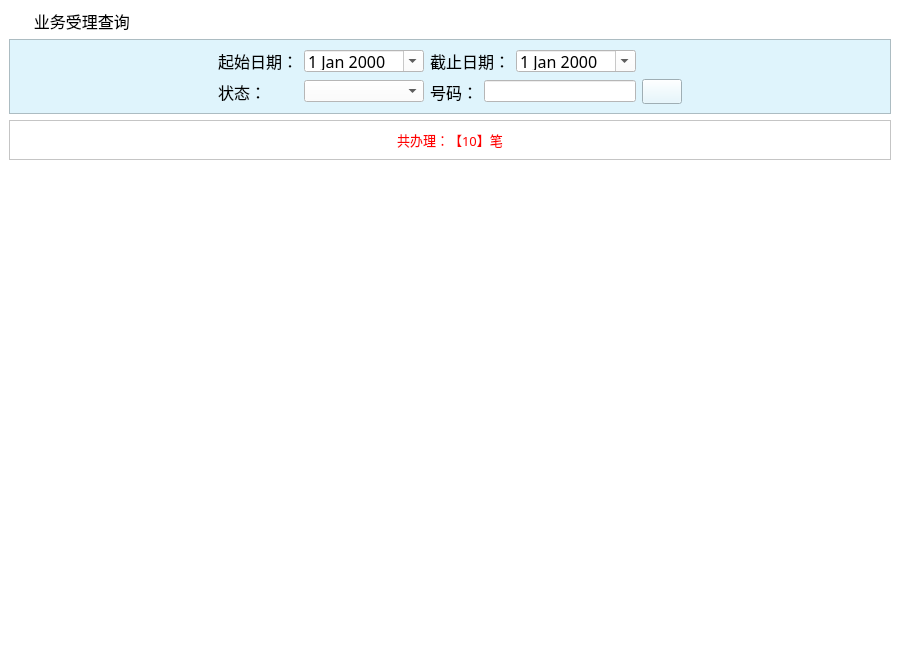
<?xml version="1.0" encoding="UTF-8"?>
<ui version="4.0">
 <class>ywslcx_ScrollArea</class>
 <widget class="QScrollArea" name="ywslcx_ScrollArea">
  <property name="geometry">
   <rect>
    <x>0</x>
    <y>0</y>
    <width>900</width>
    <height>650</height>
   </rect>
  </property>
  <property name="windowTitle">
   <string>ScrollArea</string>
  </property>
  <property name="styleSheet">
   <string notr="true">background-color: rgb(255, 255, 255);</string>
  </property>
  <property name="frameShape">
   <enum>QFrame::NoFrame</enum>
  </property>
  <property name="lineWidth">
   <number>0</number>
  </property>
  <property name="widgetResizable">
   <bool>true</bool>
  </property>
  <widget class="QWidget" name="scrollAreaWidgetContents">
   <property name="geometry">
    <rect>
     <x>0</x>
     <y>0</y>
     <width>900</width>
     <height>650</height>
    </rect>
   </property>
   <layout class="QGridLayout" name="gridLayout">
    <item row="0" column="0">
     <widget class="QLabel" name="label">
      <property name="font">
       <font>
        <family>微软雅黑</family>
        <pointsize>12</pointsize>
       </font>
      </property>
      <property name="styleSheet">
       <string notr="true">background-image: url(:/bg/images/mainframe/navigator.png);
background-repeat: no-repeat;</string>
      </property>
      <property name="text">
       <string>      业务受理查询</string>
      </property>
     </widget>
    </item>
    <item row="1" column="0">
     <widget class="QFrame" name="frame">
      <property name="styleSheet">
       <string notr="true">background-color: rgb(223, 244, 252);</string>
      </property>
      <property name="frameShape">
       <enum>QFrame::StyledPanel</enum>
      </property>
      <property name="frameShadow">
       <enum>QFrame::Raised</enum>
      </property>
      <layout class="QGridLayout" name="gridLayout_3">
       <item row="0" column="0">
        <spacer name="horizontalSpacer_6">
         <property name="orientation">
          <enum>Qt::Horizontal</enum>
         </property>
         <property name="sizeHint" stdset="0">
          <size>
           <width>169</width>
           <height>20</height>
          </size>
         </property>
        </spacer>
       </item>
       <item row="0" column="1">
        <widget class="QLabel" name="label_24">
         <property name="font">
          <font>
           <family>宋体</family>
           <pointsize>12</pointsize>
          </font>
         </property>
         <property name="text">
          <string>起始日期：</string>
         </property>
        </widget>
       </item>
       <item row="0" column="2" colspan="2">
        <widget class="QDateEdit" name="txiStartDate">
         <property name="minimumSize">
          <size>
           <width>0</width>
           <height>22</height>
          </size>
         </property>
         <property name="maximumSize">
          <size>
           <width>16777215</width>
           <height>22</height>
          </size>
         </property>
         <property name="font">
          <font>
           <family>宋体</family>
           <pointsize>12</pointsize>
          </font>
         </property>
         <property name="styleSheet">
          <string notr="true">background-color: rgb(255, 255, 255);</string>
         </property>
         <property name="calendarPopup">
          <bool>true</bool>
         </property>
        </widget>
       </item>
       <item row="0" column="4" colspan="2">
        <widget class="QLabel" name="label_25">
         <property name="font">
          <font>
           <family>宋体</family>
           <pointsize>12</pointsize>
          </font>
         </property>
         <property name="text">
          <string>截止日期：</string>
         </property>
        </widget>
       </item>
       <item row="0" column="6">
        <widget class="QDateEdit" name="txiEndDate">
         <property name="minimumSize">
          <size>
           <width>0</width>
           <height>22</height>
          </size>
         </property>
         <property name="maximumSize">
          <size>
           <width>16777215</width>
           <height>22</height>
          </size>
         </property>
         <property name="font">
          <font>
           <family>宋体</family>
           <pointsize>12</pointsize>
          </font>
         </property>
         <property name="styleSheet">
          <string notr="true">background-color: rgb(255, 255, 255);</string>
         </property>
         <property name="calendarPopup">
          <bool>true</bool>
         </property>
        </widget>
       </item>
       <item row="0" column="8">
        <spacer name="horizontalSpacer_8">
         <property name="orientation">
          <enum>Qt::Horizontal</enum>
         </property>
         <property name="sizeHint" stdset="0">
          <size>
           <width>169</width>
           <height>20</height>
          </size>
         </property>
        </spacer>
       </item>
       <item row="1" column="0">
        <spacer name="horizontalSpacer_7">
         <property name="orientation">
          <enum>Qt::Horizontal</enum>
         </property>
         <property name="sizeHint" stdset="0">
          <size>
           <width>169</width>
           <height>22</height>
          </size>
         </property>
        </spacer>
       </item>
       <item row="1" column="1">
        <widget class="QLabel" name="label_23">
         <property name="font">
          <font>
           <family>宋体</family>
           <pointsize>12</pointsize>
          </font>
         </property>
         <property name="text">
          <string>状态：</string>
         </property>
        </widget>
       </item>
       <item row="1" column="2" colspan="2">
        <widget class="QComboBox" name="cbx_state">
         <property name="minimumSize">
          <size>
           <width>0</width>
           <height>22</height>
          </size>
         </property>
         <property name="maximumSize">
          <size>
           <width>16777215</width>
           <height>22</height>
          </size>
         </property>
         <property name="font">
          <font>
           <family>宋体</family>
           <pointsize>12</pointsize>
          </font>
         </property>
         <property name="styleSheet">
          <string notr="true">background-color: rgb(255, 255, 255);</string>
         </property>
        </widget>
       </item>
       <item row="1" column="4">
        <widget class="QLabel" name="label_22">
         <property name="font">
          <font>
           <family>宋体</family>
           <pointsize>12</pointsize>
          </font>
         </property>
         <property name="text">
          <string>号码：</string>
         </property>
        </widget>
       </item>
       <item row="1" column="5" colspan="2">
        <widget class="QLineEdit" name="txi_no">
         <property name="minimumSize">
          <size>
           <width>0</width>
           <height>22</height>
          </size>
         </property>
         <property name="maximumSize">
          <size>
           <width>16777215</width>
           <height>22</height>
          </size>
         </property>
         <property name="font">
          <font>
           <family>宋体</family>
           <pointsize>12</pointsize>
          </font>
         </property>
         <property name="styleSheet">
          <string notr="true">background-color: rgb(255, 255, 255);</string>
         </property>
         <property name="maxLength">
          <number>11</number>
         </property>
        </widget>
       </item>
       <item row="1" column="7">
        <widget class="QPushButton" name="btn_search">
         <property name="minimumSize">
          <size>
           <width>40</width>
           <height>25</height>
          </size>
         </property>
         <property name="maximumSize">
          <size>
           <width>40</width>
           <height>25</height>
          </size>
         </property>
         <property name="font">
          <font>
           <family>宋体</family>
           <pointsize>14</pointsize>
          </font>
         </property>
         <property name="styleSheet">
          <string notr="true">background-image: url(:/btn/images/mainframe/btn_cx.png);</string>
         </property>
         <property name="text">
          <string/>
         </property>
        </widget>
       </item>
       <item row="1" column="8">
        <spacer name="horizontalSpacer_9">
         <property name="orientation">
          <enum>Qt::Horizontal</enum>
         </property>
         <property name="sizeHint" stdset="0">
          <size>
           <width>169</width>
           <height>22</height>
          </size>
         </property>
        </spacer>
       </item>
      </layout>
     </widget>
    </item>
    <item row="2" column="0">
     <widget class="QFrame" name="frame_2">
      <property name="frameShape">
       <enum>QFrame::StyledPanel</enum>
      </property>
      <property name="frameShadow">
       <enum>QFrame::Raised</enum>
      </property>
      <layout class="QGridLayout" name="gridLayout_2">
       <item row="0" column="0">
        <spacer name="horizontalSpacer_11">
         <property name="orientation">
          <enum>Qt::Horizontal</enum>
         </property>
         <property name="sizeHint" stdset="0">
          <size>
           <width>358</width>
           <height>20</height>
          </size>
         </property>
        </spacer>
       </item>
       <item row="0" column="1">
        <widget class="QLabel" name="txt_rpt_total">
         <property name="font">
          <font>
           <family>宋体</family>
           <pointsize>10</pointsize>
          </font>
         </property>
         <property name="styleSheet">
          <string notr="true">color: rgb(255, 0, 0);</string>
         </property>
         <property name="text">
          <string>共办理：【10】笔</string>
         </property>
        </widget>
       </item>
       <item row="0" column="2">
        <spacer name="horizontalSpacer_10">
         <property name="orientation">
          <enum>Qt::Horizontal</enum>
         </property>
         <property name="sizeHint" stdset="0">
          <size>
           <width>357</width>
           <height>20</height>
          </size>
         </property>
        </spacer>
       </item>
      </layout>
     </widget>
    </item>
    <item row="3" column="0">
     <widget class="QTableWidget" name="tableWidget">
      <property name="styleSheet">
       <string notr="true">color: rgb(0, 0, 0);</string>
      </property>
      <property name="frameShape">
       <enum>QFrame::NoFrame</enum>
      </property>
      <property name="gridStyle">
       <enum>Qt::SolidLine</enum>
      </property>
     </widget>
    </item>
   </layout>
  </widget>
 </widget>
 <resources/>
 <connections/>
</ui>
